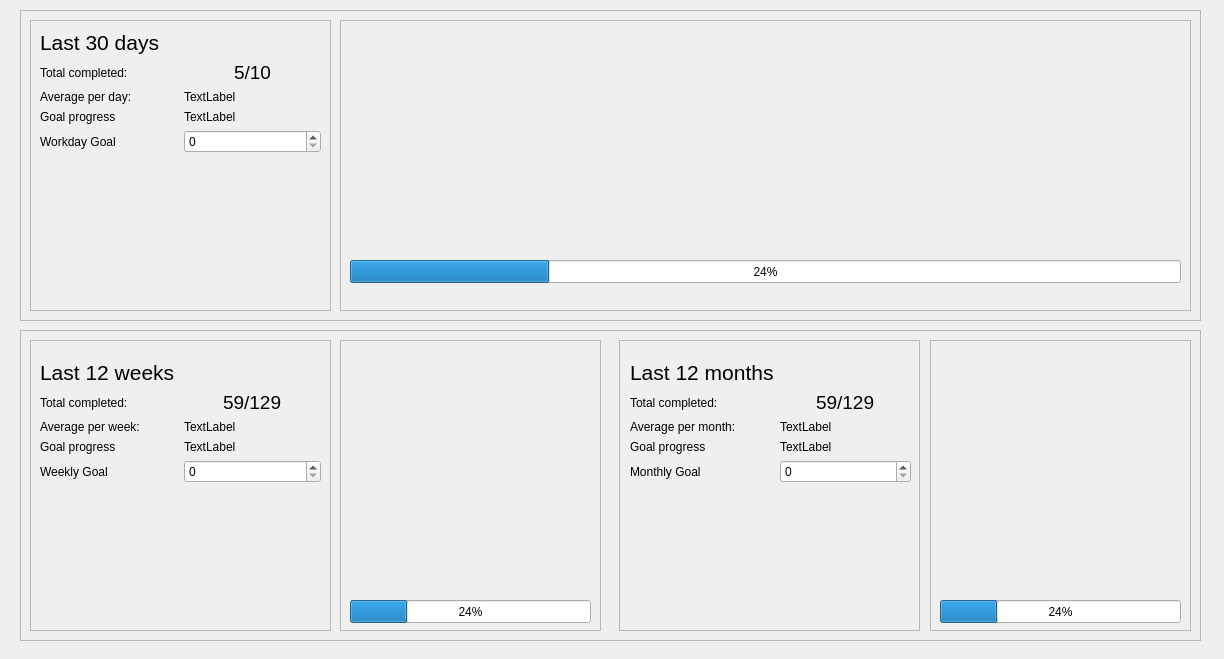
<?xml version="1.0" encoding="UTF-8"?>
<ui version="4.0">
 <class>GoalsView</class>
 <widget class="QWidget" name="GoalsView">
  <property name="geometry">
   <rect>
    <x>0</x>
    <y>0</y>
    <width>1224</width>
    <height>659</height>
   </rect>
  </property>
  <property name="font">
   <font>
    <stylestrategy>PreferAntialias</stylestrategy>
   </font>
  </property>
  <property name="windowTitle">
   <string>Progress</string>
  </property>
  <widget class="QWidget" name="gridLayoutWidget">
   <property name="geometry">
    <rect>
     <x>350</x>
     <y>30</y>
     <width>831</width>
     <height>201</height>
    </rect>
   </property>
   <layout class="QGridLayout" name="gridLayoutLastMonthDiagram"/>
  </widget>
  <widget class="QWidget" name="gridLayoutWidget_2">
   <property name="geometry">
    <rect>
     <x>40</x>
     <y>30</y>
     <width>281</width>
     <height>271</height>
    </rect>
   </property>
   <layout class="QGridLayout" name="gridLayout_2">
    <item row="0" column="0">
     <widget class="QLabel" name="label">
      <property name="font">
       <font>
        <pointsize>16</pointsize>
       </font>
      </property>
      <property name="text">
       <string>Last 30 days</string>
      </property>
     </widget>
    </item>
    <item row="4" column="0">
     <widget class="QLabel" name="label_2">
      <property name="text">
       <string>Workday Goal</string>
      </property>
     </widget>
    </item>
    <item row="4" column="1">
     <widget class="QSpinBox" name="spinBoxDailyGoal">
      <property name="maximum">
       <number>100</number>
      </property>
     </widget>
    </item>
    <item row="5" column="0">
     <spacer name="verticalSpacer">
      <property name="orientation">
       <enum>Qt::Vertical</enum>
      </property>
      <property name="sizeHint" stdset="0">
       <size>
        <width>20</width>
        <height>40</height>
       </size>
      </property>
     </spacer>
    </item>
    <item row="2" column="0" alignment="Qt::AlignLeft">
     <widget class="QLabel" name="label_4">
      <property name="text">
       <string>Average per day: </string>
      </property>
     </widget>
    </item>
    <item row="3" column="0" alignment="Qt::AlignLeft">
     <widget class="QLabel" name="label_5">
      <property name="text">
       <string>Goal progress</string>
      </property>
     </widget>
    </item>
    <item row="1" column="1" alignment="Qt::AlignHCenter">
     <widget class="QLabel" name="labelTodayProgress">
      <property name="font">
       <font>
        <pointsize>14</pointsize>
       </font>
      </property>
      <property name="text">
       <string>5/10</string>
      </property>
     </widget>
    </item>
    <item row="2" column="1" alignment="Qt::AlignLeft">
     <widget class="QLabel" name="labelLastMonthAverage">
      <property name="text">
       <string>TextLabel</string>
      </property>
     </widget>
    </item>
    <item row="3" column="1" alignment="Qt::AlignLeft">
     <widget class="QLabel" name="labelLastMonthPercentage">
      <property name="text">
       <string>TextLabel</string>
      </property>
     </widget>
    </item>
    <item row="1" column="0">
     <widget class="QLabel" name="label_3">
      <property name="text">
       <string>Total completed:</string>
      </property>
     </widget>
    </item>
   </layout>
  </widget>
  <widget class="QWidget" name="gridLayoutWidget_3">
   <property name="geometry">
    <rect>
     <x>40</x>
     <y>360</y>
     <width>281</width>
     <height>261</height>
    </rect>
   </property>
   <layout class="QGridLayout" name="gridLayout_3">
    <item row="0" column="0">
     <widget class="QLabel" name="label_6">
      <property name="sizePolicy">
       <sizepolicy hsizetype="MinimumExpanding" vsizetype="Preferred">
        <horstretch>0</horstretch>
        <verstretch>0</verstretch>
       </sizepolicy>
      </property>
      <property name="font">
       <font>
        <pointsize>16</pointsize>
       </font>
      </property>
      <property name="text">
       <string>Last 12 weeks</string>
      </property>
     </widget>
    </item>
    <item row="4" column="1">
     <widget class="QSpinBox" name="spinBoxWeeklyGoal">
      <property name="maximum">
       <number>1000</number>
      </property>
     </widget>
    </item>
    <item row="4" column="0">
     <widget class="QLabel" name="label_10">
      <property name="text">
       <string>Weekly Goal</string>
      </property>
     </widget>
    </item>
    <item row="5" column="0">
     <spacer name="verticalSpacer_2">
      <property name="orientation">
       <enum>Qt::Vertical</enum>
      </property>
      <property name="sizeHint" stdset="0">
       <size>
        <width>20</width>
        <height>40</height>
       </size>
      </property>
     </spacer>
    </item>
    <item row="2" column="0" alignment="Qt::AlignLeft">
     <widget class="QLabel" name="label_8">
      <property name="text">
       <string>Average per week: </string>
      </property>
     </widget>
    </item>
    <item row="3" column="0" alignment="Qt::AlignLeft">
     <widget class="QLabel" name="label_9">
      <property name="text">
       <string>Goal progress</string>
      </property>
     </widget>
    </item>
    <item row="1" column="1" alignment="Qt::AlignHCenter">
     <widget class="QLabel" name="labelWeekProgress">
      <property name="font">
       <font>
        <pointsize>14</pointsize>
       </font>
      </property>
      <property name="text">
       <string>59/129</string>
      </property>
     </widget>
    </item>
    <item row="5" column="1">
     <spacer name="horizontalSpacer">
      <property name="orientation">
       <enum>Qt::Horizontal</enum>
      </property>
      <property name="sizeHint" stdset="0">
       <size>
        <width>40</width>
        <height>20</height>
       </size>
      </property>
     </spacer>
    </item>
    <item row="2" column="1" alignment="Qt::AlignLeft">
     <widget class="QLabel" name="labelLastQuarterAverage">
      <property name="text">
       <string>TextLabel</string>
      </property>
     </widget>
    </item>
    <item row="3" column="1" alignment="Qt::AlignLeft">
     <widget class="QLabel" name="labelLastQuarterPercentage">
      <property name="text">
       <string>TextLabel</string>
      </property>
     </widget>
    </item>
    <item row="1" column="0">
     <widget class="QLabel" name="label_7">
      <property name="text">
       <string>Total completed:</string>
      </property>
     </widget>
    </item>
   </layout>
  </widget>
  <widget class="QWidget" name="gridLayoutWidget_4">
   <property name="geometry">
    <rect>
     <x>350</x>
     <y>359</y>
     <width>241</width>
     <height>221</height>
    </rect>
   </property>
   <layout class="QGridLayout" name="gridLayoutLastQuarterDiagram"/>
  </widget>
  <widget class="QProgressBar" name="progressBarToday">
   <property name="geometry">
    <rect>
     <x>350</x>
     <y>260</y>
     <width>831</width>
     <height>23</height>
    </rect>
   </property>
   <property name="value">
    <number>24</number>
   </property>
  </widget>
  <widget class="QProgressBar" name="progressBarWeek">
   <property name="geometry">
    <rect>
     <x>350</x>
     <y>600</y>
     <width>241</width>
     <height>23</height>
    </rect>
   </property>
   <property name="value">
    <number>24</number>
   </property>
  </widget>
  <widget class="QWidget" name="gridLayoutWidget_5">
   <property name="geometry">
    <rect>
     <x>630</x>
     <y>360</y>
     <width>281</width>
     <height>261</height>
    </rect>
   </property>
   <layout class="QGridLayout" name="gridLayout_5">
    <item row="2" column="0" alignment="Qt::AlignLeft">
     <widget class="QLabel" name="label_12">
      <property name="text">
       <string>Average per month: </string>
      </property>
     </widget>
    </item>
    <item row="0" column="0">
     <widget class="QLabel" name="label_14">
      <property name="font">
       <font>
        <pointsize>16</pointsize>
       </font>
      </property>
      <property name="text">
       <string>Last 12 months</string>
      </property>
     </widget>
    </item>
    <item row="4" column="1">
     <widget class="QSpinBox" name="spinBoxMonthlyGoal">
      <property name="minimum">
       <number>0</number>
      </property>
      <property name="maximum">
       <number>10000</number>
      </property>
     </widget>
    </item>
    <item row="4" column="0">
     <widget class="QLabel" name="label_15">
      <property name="text">
       <string>Monthly Goal</string>
      </property>
     </widget>
    </item>
    <item row="5" column="0">
     <spacer name="verticalSpacer_3">
      <property name="orientation">
       <enum>Qt::Vertical</enum>
      </property>
      <property name="sizeHint" stdset="0">
       <size>
        <width>20</width>
        <height>40</height>
       </size>
      </property>
     </spacer>
    </item>
    <item row="3" column="0" alignment="Qt::AlignLeft">
     <widget class="QLabel" name="label_11">
      <property name="text">
       <string>Goal progress</string>
      </property>
     </widget>
    </item>
    <item row="1" column="1" alignment="Qt::AlignHCenter">
     <widget class="QLabel" name="labelMonthProgress">
      <property name="font">
       <font>
        <pointsize>14</pointsize>
       </font>
      </property>
      <property name="text">
       <string>59/129</string>
      </property>
     </widget>
    </item>
    <item row="2" column="1" alignment="Qt::AlignLeft">
     <widget class="QLabel" name="labelLastYearAverage">
      <property name="text">
       <string>TextLabel</string>
      </property>
     </widget>
    </item>
    <item row="3" column="1" alignment="Qt::AlignLeft">
     <widget class="QLabel" name="labelLastYearPercentage">
      <property name="text">
       <string>TextLabel</string>
      </property>
     </widget>
    </item>
    <item row="1" column="0">
     <widget class="QLabel" name="label_13">
      <property name="text">
       <string>Total completed:</string>
      </property>
     </widget>
    </item>
   </layout>
  </widget>
  <widget class="QWidget" name="gridLayoutWidget_6">
   <property name="geometry">
    <rect>
     <x>940</x>
     <y>359</y>
     <width>241</width>
     <height>221</height>
    </rect>
   </property>
   <layout class="QGridLayout" name="gridLayoutLastYearDiagram"/>
  </widget>
  <widget class="QProgressBar" name="progressBarMonth">
   <property name="geometry">
    <rect>
     <x>940</x>
     <y>600</y>
     <width>241</width>
     <height>23</height>
    </rect>
   </property>
   <property name="value">
    <number>24</number>
   </property>
  </widget>
  <widget class="QFrame" name="frameLastMonth">
   <property name="geometry">
    <rect>
     <x>20</x>
     <y>10</y>
     <width>1181</width>
     <height>311</height>
    </rect>
   </property>
   <property name="frameShape">
    <enum>QFrame::StyledPanel</enum>
   </property>
   <property name="frameShadow">
    <enum>QFrame::Raised</enum>
   </property>
   <widget class="QFrame" name="frameLastMonthDiagram">
    <property name="geometry">
     <rect>
      <x>320</x>
      <y>10</y>
      <width>851</width>
      <height>291</height>
     </rect>
    </property>
    <property name="frameShape">
     <enum>QFrame::StyledPanel</enum>
    </property>
    <property name="frameShadow">
     <enum>QFrame::Raised</enum>
    </property>
   </widget>
   <widget class="QFrame" name="frameLastMonthNumbers">
    <property name="geometry">
     <rect>
      <x>10</x>
      <y>10</y>
      <width>301</width>
      <height>291</height>
     </rect>
    </property>
    <property name="frameShape">
     <enum>QFrame::StyledPanel</enum>
    </property>
    <property name="frameShadow">
     <enum>QFrame::Raised</enum>
    </property>
   </widget>
  </widget>
  <widget class="QFrame" name="frameLastQuarterYear">
   <property name="geometry">
    <rect>
     <x>20</x>
     <y>330</y>
     <width>1181</width>
     <height>311</height>
    </rect>
   </property>
   <property name="frameShape">
    <enum>QFrame::StyledPanel</enum>
   </property>
   <property name="frameShadow">
    <enum>QFrame::Raised</enum>
   </property>
   <widget class="QFrame" name="frameLastQuarterDiagram">
    <property name="geometry">
     <rect>
      <x>320</x>
      <y>10</y>
      <width>261</width>
      <height>291</height>
     </rect>
    </property>
    <property name="frameShape">
     <enum>QFrame::StyledPanel</enum>
    </property>
    <property name="frameShadow">
     <enum>QFrame::Raised</enum>
    </property>
   </widget>
   <widget class="QFrame" name="frameLastYearNumbers">
    <property name="geometry">
     <rect>
      <x>599</x>
      <y>10</y>
      <width>301</width>
      <height>291</height>
     </rect>
    </property>
    <property name="frameShape">
     <enum>QFrame::StyledPanel</enum>
    </property>
    <property name="frameShadow">
     <enum>QFrame::Raised</enum>
    </property>
   </widget>
   <widget class="QFrame" name="frameLastYearDiagram">
    <property name="geometry">
     <rect>
      <x>910</x>
      <y>10</y>
      <width>261</width>
      <height>291</height>
     </rect>
    </property>
    <property name="frameShape">
     <enum>QFrame::StyledPanel</enum>
    </property>
    <property name="frameShadow">
     <enum>QFrame::Raised</enum>
    </property>
   </widget>
   <widget class="QFrame" name="frameLastQuarterNumbers">
    <property name="geometry">
     <rect>
      <x>10</x>
      <y>10</y>
      <width>301</width>
      <height>291</height>
     </rect>
    </property>
    <property name="frameShape">
     <enum>QFrame::StyledPanel</enum>
    </property>
    <property name="frameShadow">
     <enum>QFrame::Raised</enum>
    </property>
   </widget>
   <zorder>frameLastYearDiagram</zorder>
   <zorder>frameLastYearNumbers</zorder>
   <zorder>frameLastQuarterDiagram</zorder>
   <zorder>frameLastQuarterNumbers</zorder>
  </widget>
  <zorder>frameLastQuarterYear</zorder>
  <zorder>frameLastMonth</zorder>
  <zorder>gridLayoutWidget</zorder>
  <zorder>gridLayoutWidget_2</zorder>
  <zorder>gridLayoutWidget_3</zorder>
  <zorder>gridLayoutWidget_4</zorder>
  <zorder>progressBarToday</zorder>
  <zorder>progressBarWeek</zorder>
  <zorder>gridLayoutWidget_5</zorder>
  <zorder>gridLayoutWidget_6</zorder>
  <zorder>progressBarMonth</zorder>
 </widget>
 <resources/>
 <connections/>
</ui>
